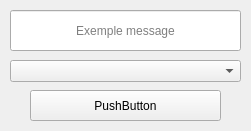
<?xml version="1.0" encoding="UTF-8"?>
<ui version="4.0">
 <class>Form</class>
 <widget class="QWidget" name="Form">
  <property name="geometry">
   <rect>
    <x>0</x>
    <y>0</y>
    <width>251</width>
    <height>131</height>
   </rect>
  </property>
  <property name="sizePolicy">
   <sizepolicy hsizetype="Fixed" vsizetype="Fixed">
    <horstretch>0</horstretch>
    <verstretch>0</verstretch>
   </sizepolicy>
  </property>
  <property name="minimumSize">
   <size>
    <width>251</width>
    <height>131</height>
   </size>
  </property>
  <property name="maximumSize">
   <size>
    <width>251</width>
    <height>131</height>
   </size>
  </property>
  <property name="windowTitle">
   <string>Message Box</string>
  </property>
  <widget class="QPushButton" name="pushButton">
   <property name="geometry">
    <rect>
     <x>30</x>
     <y>90</y>
     <width>191</width>
     <height>31</height>
    </rect>
   </property>
   <property name="text">
    <string>PushButton</string>
   </property>
  </widget>
  <widget class="QLineEdit" name="lineEdit">
   <property name="geometry">
    <rect>
     <x>10</x>
     <y>10</y>
     <width>231</width>
     <height>41</height>
    </rect>
   </property>
   <property name="text">
    <string/>
   </property>
   <property name="alignment">
    <set>Qt::AlignCenter</set>
   </property>
   <property name="placeholderText">
    <string>Exemple message</string>
   </property>
  </widget>
  <widget class="QComboBox" name="comboBox">
   <property name="geometry">
    <rect>
     <x>10</x>
     <y>60</y>
     <width>231</width>
     <height>22</height>
    </rect>
   </property>
   <property name="editable">
    <bool>false</bool>
   </property>
   <property name="currentText">
    <string comment="12"/>
   </property>
   <property name="placeholderText">
    <string>Select message box type</string>
   </property>
  </widget>
 </widget>
 <resources/>
 <connections/>
</ui>
